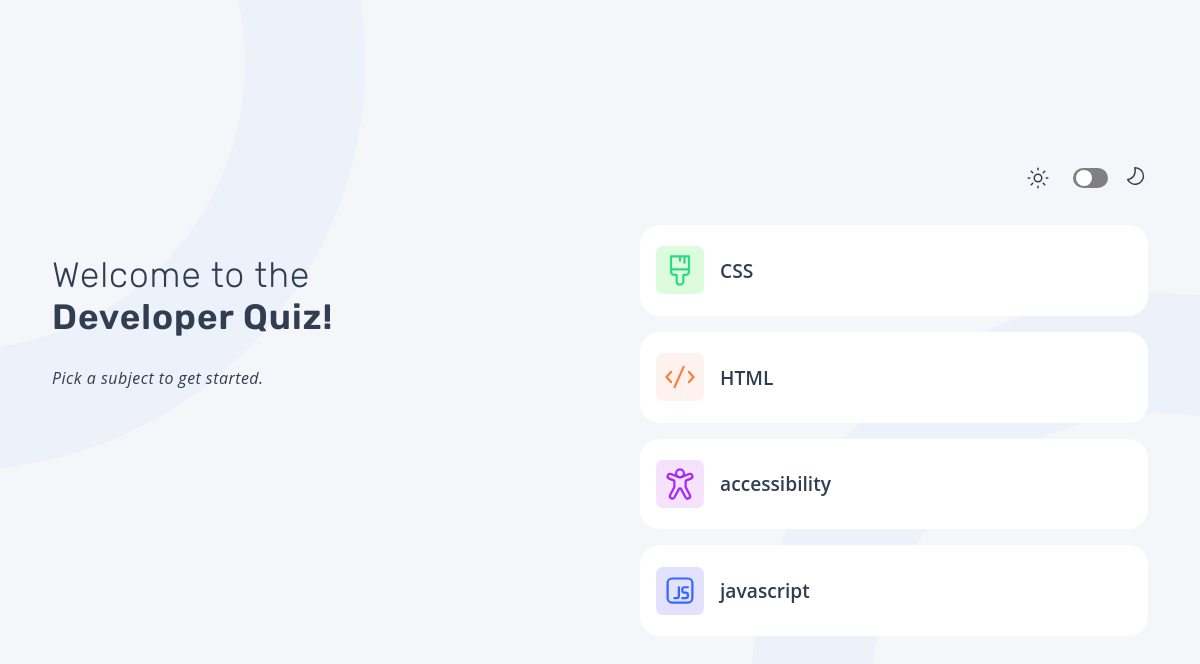
The page / on the database its author committed.
### quiz/models.py (models this page shows, shortened)
class Quiz(models.Model):
    title = models.CharField(max_length=255)
    icon = models.FileField(
        upload_to="uploads/quiz_icons/", validators=[validate_file_type]
    )

### quiz/views.py (the view, shortened to what this page needs)
# urls.py: path("", QuizListView.as_view(), name="home-page"),
class QuizListView(ListView):
    model = Quiz
    template_name = "quiz/index.html"
    context_object_name = "quizzes"
    def get(self, request, *args, **kwargs):
        self.reset_quiz_session(request)
        return super().get(request, *args, **kwargs)
    def reset_quiz_session(self, request):
        session_keys = list(request.session.keys())

### quiz/templates/quiz/index.html (shortened to what this page needs)
{% extends "base.html" %}
{% load static %}
{% block css_files %}
  <link rel="stylesheet" href="{% static 'quiz/index.css' %}">
{% endblock %}
{% block content_left %}
  <section class="content-left">
    <h1 class="heading"><span> Welcome to the </span> </br> Developer Quiz!</h1>
    <p> Pick a subject to get started. </p>
  </section>
{% endblock %}
{% block content_right %}
  <section class="content-right">
    <ul>
      {% for quiz in quizzes %}
      <a href="{% url 'quiz_detail' quiz.id %}">
        <li class="card">
          {% include "./include/icons.html" %}
          <h2>{{ quiz.title }}</h2>
      </li>
        </a>
      {% endfor %}
    </ul>
  </section>
{% endblock %}

### quiz/templates/quiz/include/icons.html
{% if quiz.icon %}
         {% if quiz.title == "HTML" %}
                  <img src="{{ quiz.icon.url }}" class="html" alt="{{ quiz.title }}">
         {% elif quiz.title == "CSS" %}
                  <img src="{{ quiz.icon.url }}" class="css" alt="{{ quiz.title }}">
         {% elif quiz.title == "javascript" %}
                  <img src="{{ quiz.icon.url }}" class="js" alt="{{ quiz.title }}">
         {% elif quiz.title == "accessibility" %}
                  <img src="{{ quiz.icon.url }}" class="access" alt="{{ quiz.title }}">
         {% else %}
                  <img src="{{ quiz.icon.url }}" class="quiz-icon" alt="{{ quiz.title }}">
        {% endif %}
{% endif %}

### static/app.css (style rules this page uses)
* { box-sizing: border-box; }
:root { --primary-dark: #313e51; --primary-light: #ffffff; --secondary-dark: #3B4D66; --secondary-light: #f4f6fa; --tertiary-dark: #626c7f; --tertiary-blue-light: #ABC1E1; --primary-purple: #A729F5; --success: #26d782; --error: #EE5454; --html: rgb(253, 242, 237); --css: rgb(221, 252, 221); --js: rgb(227, 225, 253); --accessibility: rgb(245, 226, 253); }
html { font-family: 'Open Sans', 'Rubik', sans-serif; }
body { margin: 0; margin: 0 auto; max-width: 1160px; height: 100vh; display: flex; align-items: end; padding-left: 2rem ; padding-right: 2rem ; gap: 2rem; flex-direction: column; justify-content: center; background-position: top left; background-size: cover; }
p { letter-spacing: 0.5px; margin: 0; font-style: italic; }
ul { list-style-type: none; padding: 0; margin: 0; }
h1 { letter-spacing: 1px; font-size: 2.2rem; font-weight: 600; font-family: 'Rubik', sans-serif; }
body { background-image: url('/static/background/pattern-background-desktop-light.svg'); background-color: var(--secondary-light); color: var(--primary-dark); }

### quiz/static/quiz/index.css (style rules this page uses)
.content-left { display: flex; flex-direction: column; width: 100%; }
.content-left h1 { flex-direction: column; }
.content-left span { font-size: 2.2rem; font-weight: 300; }
.content-right { display: flex; width: 100%; flex-direction: column; justify-content: center; align-items: center; gap: 2rem; background-position: top left; background-size: cover; }
.content-right ul { width: 100%; display: flex; flex-direction: column; gap: 1rem; }
.content-right img { width: 3rem; height: 3rem; }
.content-right a { font-size: 1.2rem; font-weight: 600; text-decoration: none; list-style-type: none; color: var(--primary-dark); }
.content-right li { cursor: pointer; padding: 1rem; width: 100%; background-color: var(--primary-light); display: flex; flex-direction: row; gap: 1rem; align-items: center; border-radius: 20px; }
.card h2 { font-size: 1.2rem; font-weight: 600; color: var(--primary-dark); }
.html { border-radius: 7px; padding: 0.4rem; background-color: var(--html); }
.css { border-radius: 7px; padding: 0.4rem; background-color: var(--css); }
.js { border-radius: 7px; padding: 0.4rem; background-color: var(--js); }
.access { border-radius: 7px; padding: 0.4rem; background-color: var(--accessibility); }

### rows shown on the page
Quiz: icon (picture), title "CSS"
Quiz: icon (picture), title "HTML"
Quiz: icon (picture), title "accessibility"
Quiz: icon (picture), title "javascript"
